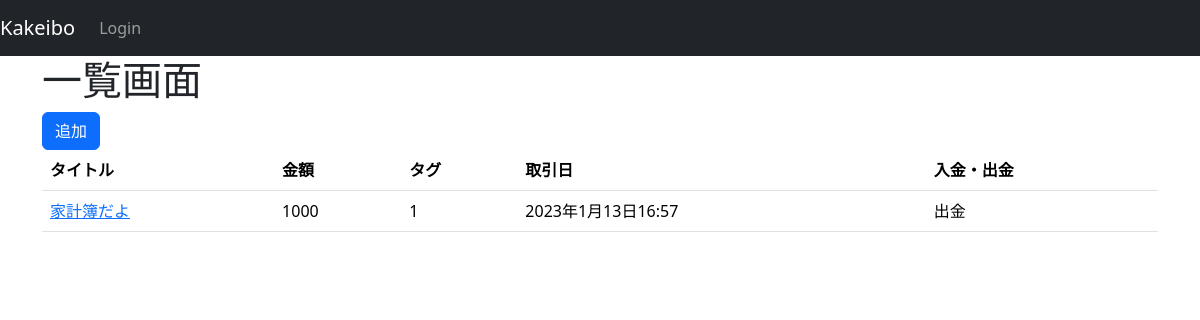
Before: / with the older database file.
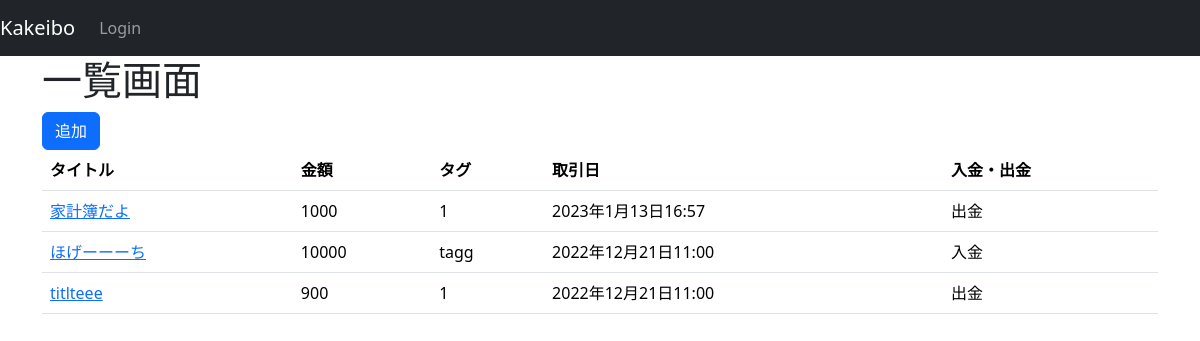
After: the same page with the newer database file.
### notes/models.py (models this page shows, shortened)
class Kakeibo(models.Model):
    class MoneyIO(models.IntegerChoices):
        入金 = 1
        出金 = 0
    title = models.CharField('タイトル', max_length=128)
    money = models.IntegerField('金額')
    tag = models.CharField('タグ', blank=True, max_length=30)
    trading_dt = models.DateTimeField('取引日')
    io_flag = models.IntegerField(choices=MoneyIO.choices)
    created_dt = models.DateTimeField('作成日', auto_now=True)
    updated_dt = models.DateTimeField('更新日', auto_now=True)

### notes/views.py (the view)
# urls.py: path('', top,name='top'),
def top(req):
    kakeibo = Kakeibo.objects.all()
    context = {"kakeibos": kakeibo}
    return render(req, "notes/top.html", context)

### notes/templates/notes/top.html
{% extends "base.html" %}
{% block main %}
<h1>一覧画面</h1>
<div class="main">
	<div class="welcome">
		<a href="{% url 'notes_new' %}" class="btn btn-primary">追加</a>
	</div>
	{% if kakeibos %}
		<table class="table">
			<tr>
				<th>タイトル</th>
				<th>金額</th>
				<th>タグ</th>
				<th>取引日</th>
				<th>入金・出金</th>
			</tr>
			{% for kakeibo in kakeibos %}
				<tr>
					<td>
						<a
							href="{% url 'notes_detail' kakeibo.id %}"
						>
							{{ kakeibo.title }}
						</a>
					</td>
					<td>
						{{ kakeibo.money }}
					</td>
					<td>
						{{ kakeibo.tag }}
					</td>
					<td>
						{{ kakeibo.trading_dt }}
					</td>
					<td>
						{% if kakeibo.io_flag == 0%}
							入金
						{% else %}
							出金
						{% endif%}
					</td>
				</tr>
			{% endfor %}
		</table>
	{% else %}
		<p>snippet登録なし</p>
	{% endif %}
</div>
{% endblock %}

Changed rows visible on the page:
added Kakeibo: title "ほげーーーち", money "10000", tag "tagg", trading_dt "2022年12月21日11:00", io_flag "入金"
added Kakeibo: title "titlteee", money "900", tag "1", trading_dt "2022年12月21日11:00", io_flag "出金"
